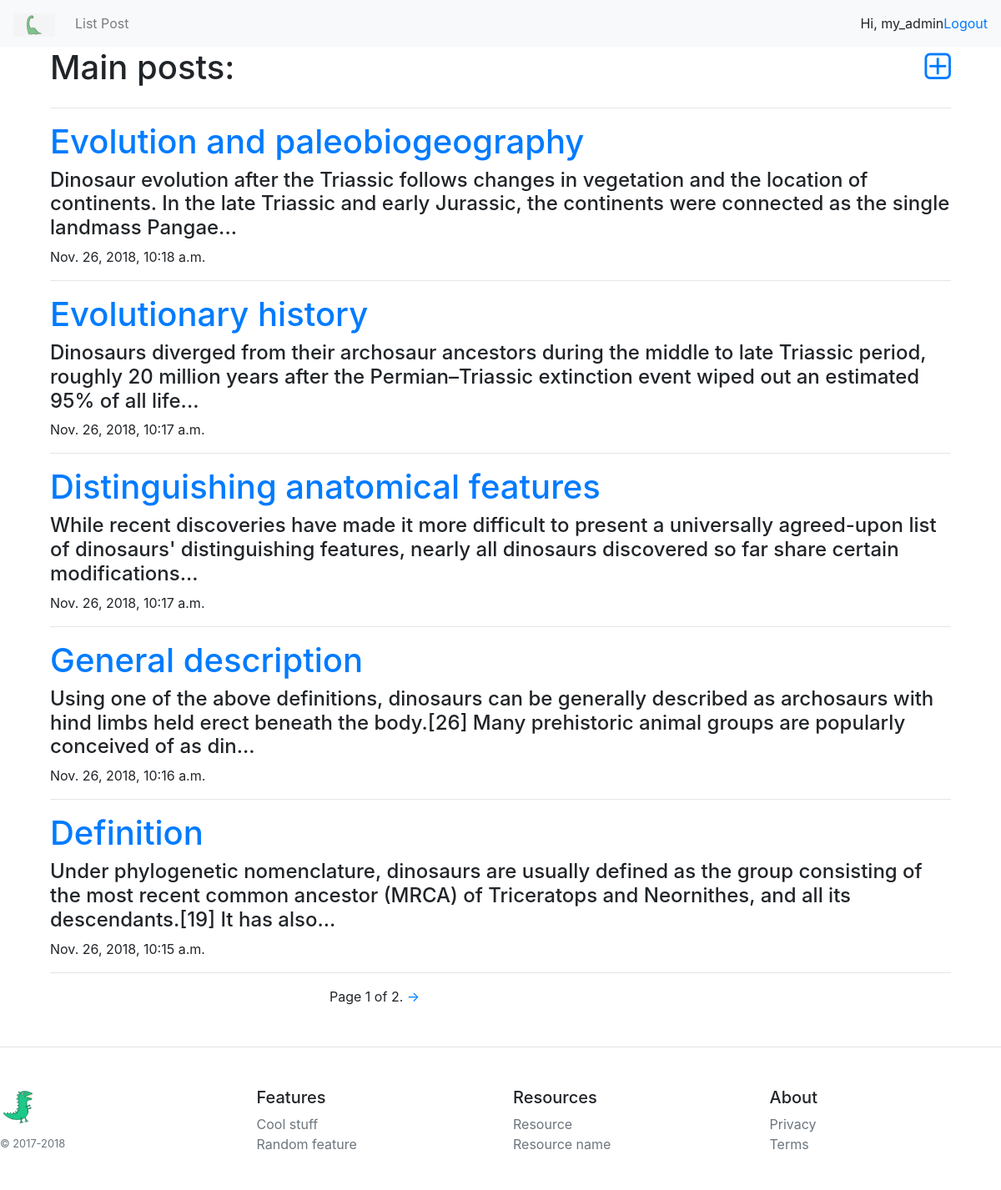
Screenshot of / (signed in) with the database file from the repository.
### user_post/models.py (models this page shows, shortened)
class Post(models.Model):
    author = models.ForeignKey('auth.User', on_delete=models.CASCADE)
    title = models.CharField(max_length = 150, verbose_name = 'Title')
    descriptions = models.TextField(verbose_name = 'Informations')
    date = models.DateTimeField(auto_now = True, verbose_name = 'Date')
    likes = models.IntegerField(default = 0)
    dislike = models.IntegerField(default = 0)
    def get_short_text(self):
        if len(self.descriptions) > SHORT_TEXT_LEN:
            return self.descriptions[:SHORT_TEXT_LEN]
        else:
            return self.descriptions
    class Meta:
        verbose_name = 'Post'
        verbose_name_plural = 'Posts'

### user_post/views.py (the view)
# urls.py: url(r'^$', views.main, name = 'main'),
def main(request):
	post = Post.objects.all().order_by('-date')
	paginator = Paginator(post, 5)
	page = request.GET.get('page')
	try:
		post = paginator.page(page)
	except PageNotAnInteger:
		post = paginator.page(1)
	except EmptyPage:
		post = paginator.page(paginator.num_pages)
	args = {'post':post}
	return render(request, 'user_post/main.html', args)

### user_post/templates/user_post/main.html (shortened to what this page needs)
{% extends 'user_post/wrapper.html' %}
{% load staticfiles %}
{% block main %}
	<div class="container main-content">
		<h1 class="leftstr">Main posts:</h1>
		{% if request.user.is_authenticated %}
			<h1 class="rightstr"><a href="{% url 'user_post:post_new' %}" class="top-menu"><i class="fa fa-plus-square-o"></i></a></h1>
		{% endif %}
		<hr>
		{% for post in post %}
			<h1><a href="/posts/{{ post.id }}">{{ post.title }}</a></h1>
			<h4>{{ post.get_short_text }}...</h4>
			<span>{{ post.date }}</span>
			<hr>
		{% endfor %}
	</div>
	<div class="paginator">
		<span class="step-links" style="position: relative; left: 350px;">
			<span class="current">
					Page {{ post.number }} of {{ post.paginator.num_pages }}.
			</span>
			{% if post.has_next %}
				<a href="?page={{ post.next_page_number }}">&#8594;</a>
			{% endif %}
		</span>
	</div>
{% endblock %}

### user_post/templates/user_post/wrapper.html (shortened to what this page needs)
{% load staticfiles %}
<!doctype html>
<html lang="en">
  <head>
    <link rel="stylesheet" href="https://stackpath.bootstrapcdn.com/bootstrap/4.1.3/css/bootstrap.min.css">
    <link rel="stylesheet" href="{% static 'css/style3.css' %}">
    <link rel="stylesheet" href="https://cdnjs.cloudflare.com/ajax/libs/font-awesome/4.7.0/css/font-awesome.min.css">
  </head>
  <body>
    <nav class="navbar navbar-expand-lg navbar-light bg-light">
    <a class="navbar-brand" href="/"><img src="{% static 'img/dinosaur2.png' %}" width="50px;"></a>
    <div class="collapse navbar-collapse" id="navbarColor03">
      <ul class="navbar-nav mr-auto">
        <li class="nav-item">
          <a class="nav-link" href="/">List Post</a>
        </li>
      </ul>
      <ul class="navbar-nav responsive-menu">
        {% if request.user.is_authenticated %}
          <li class="nav-item">Hi, {{ request.user.username }}</li>
          <li class="nav-item">
            <a href="/account/logout">Logout</a>
          </li>
        {% else %}
          <li class="nav-item">
            <a href="/account/login">Login</a>
          </li>
        {% endif %}
      </ul>
    </div>
  </nav>
    <div class="container">
      <div class="center">
        {% block main %}
        {% endblock %}
      </div>
    </div>
      <footer class="pt-4 my-md-5 pt-md-5 border-top">
        <div class="row">
          <div class="col-12 col-md">
            <img class="mb-2" src="{% static 'img/dinosaur1.png' %}" alt="" width="50" height="50">
            <small class="d-block mb-3 text-muted">&copy; 2017-2018</small>
          </div>
          <div class="col-6 col-md">
            <h5>Features</h5>
            <ul class="list-unstyled text-small">
              <li><a class="text-muted" href="#">Cool stuff</a></li>
              <li><a class="text-muted" href="#">Random feature</a></li>
            </ul>
          </div>
          <div class="col-6 col-md">
            <h5>Resources</h5>
            <ul class="list-unstyled text-small">
              <li><a class="text-muted" href="#">Resource</a></li>
              <li><a class="text-muted" href="#">Resource name</a></li>
            </ul>
          </div>
          <div class="col-6 col-md">
            <h5>About</h5>
            <ul class="list-unstyled text-small">
              <li><a class="text-muted" href="#">Privacy</a></li>
              <li><a class="text-muted" href="#">Terms</a></li>
            </ul>
          </div>
        </div>
      </footer>
  </body>
</html>

### user_post/static/css/style3.css (style rules this page uses)
.responsive-menu { float: right; }
body, html { width: 100%; display: grid; }
.leftstr, .rightstr { float:left; width: 50%; }
.rightstr { text-align: right; }

### rows the page displays
Post: title "Evolution and paleobiogeography", get_short_text "Dinosaur evolution after the Triassic follows changes in vegetation and the location of continents. In the late Triassic and early Jurassic, the continents were connected as the single landmass Pangae", date "Nov. 26, 2018, 10:18 a.m."
Post: title "Evolutionary history", get_short_text "Dinosaurs diverged from their archosaur ancestors during the middle to late Triassic period, roughly 20 million years after the Permian–Triassic extinction event wiped out an estimated 95% of all life", date "Nov. 26, 2018, 10:17 a.m."
Post: title "Distinguishing anatomical features", get_short_text "While recent discoveries have made it more difficult to present a universally agreed-upon list of dinosaurs' distinguishing features, nearly all dinosaurs discovered so far share certain modifications", date "Nov. 26, 2018, 10:17 a.m."
Post: title "General description", get_short_text "Using one of the above definitions, dinosaurs can be generally described as archosaurs with hind limbs held erect beneath the body.[26] Many prehistoric animal groups are popularly conceived of as din", date "Nov. 26, 2018, 10:16 a.m."
Post: title "Definition", get_short_text "Under phylogenetic nomenclature, dinosaurs are usually defined as the group consisting of the most recent common ancestor (MRCA) of Triceratops and Neornithes, and all its descendants.[19] It has also", date "Nov. 26, 2018, 10:15 a.m."

### other values shown
{{ request.user.username }} "my_admin"
{{ post.number }} "1"
{{ post.paginator.num_pages }} "2"
